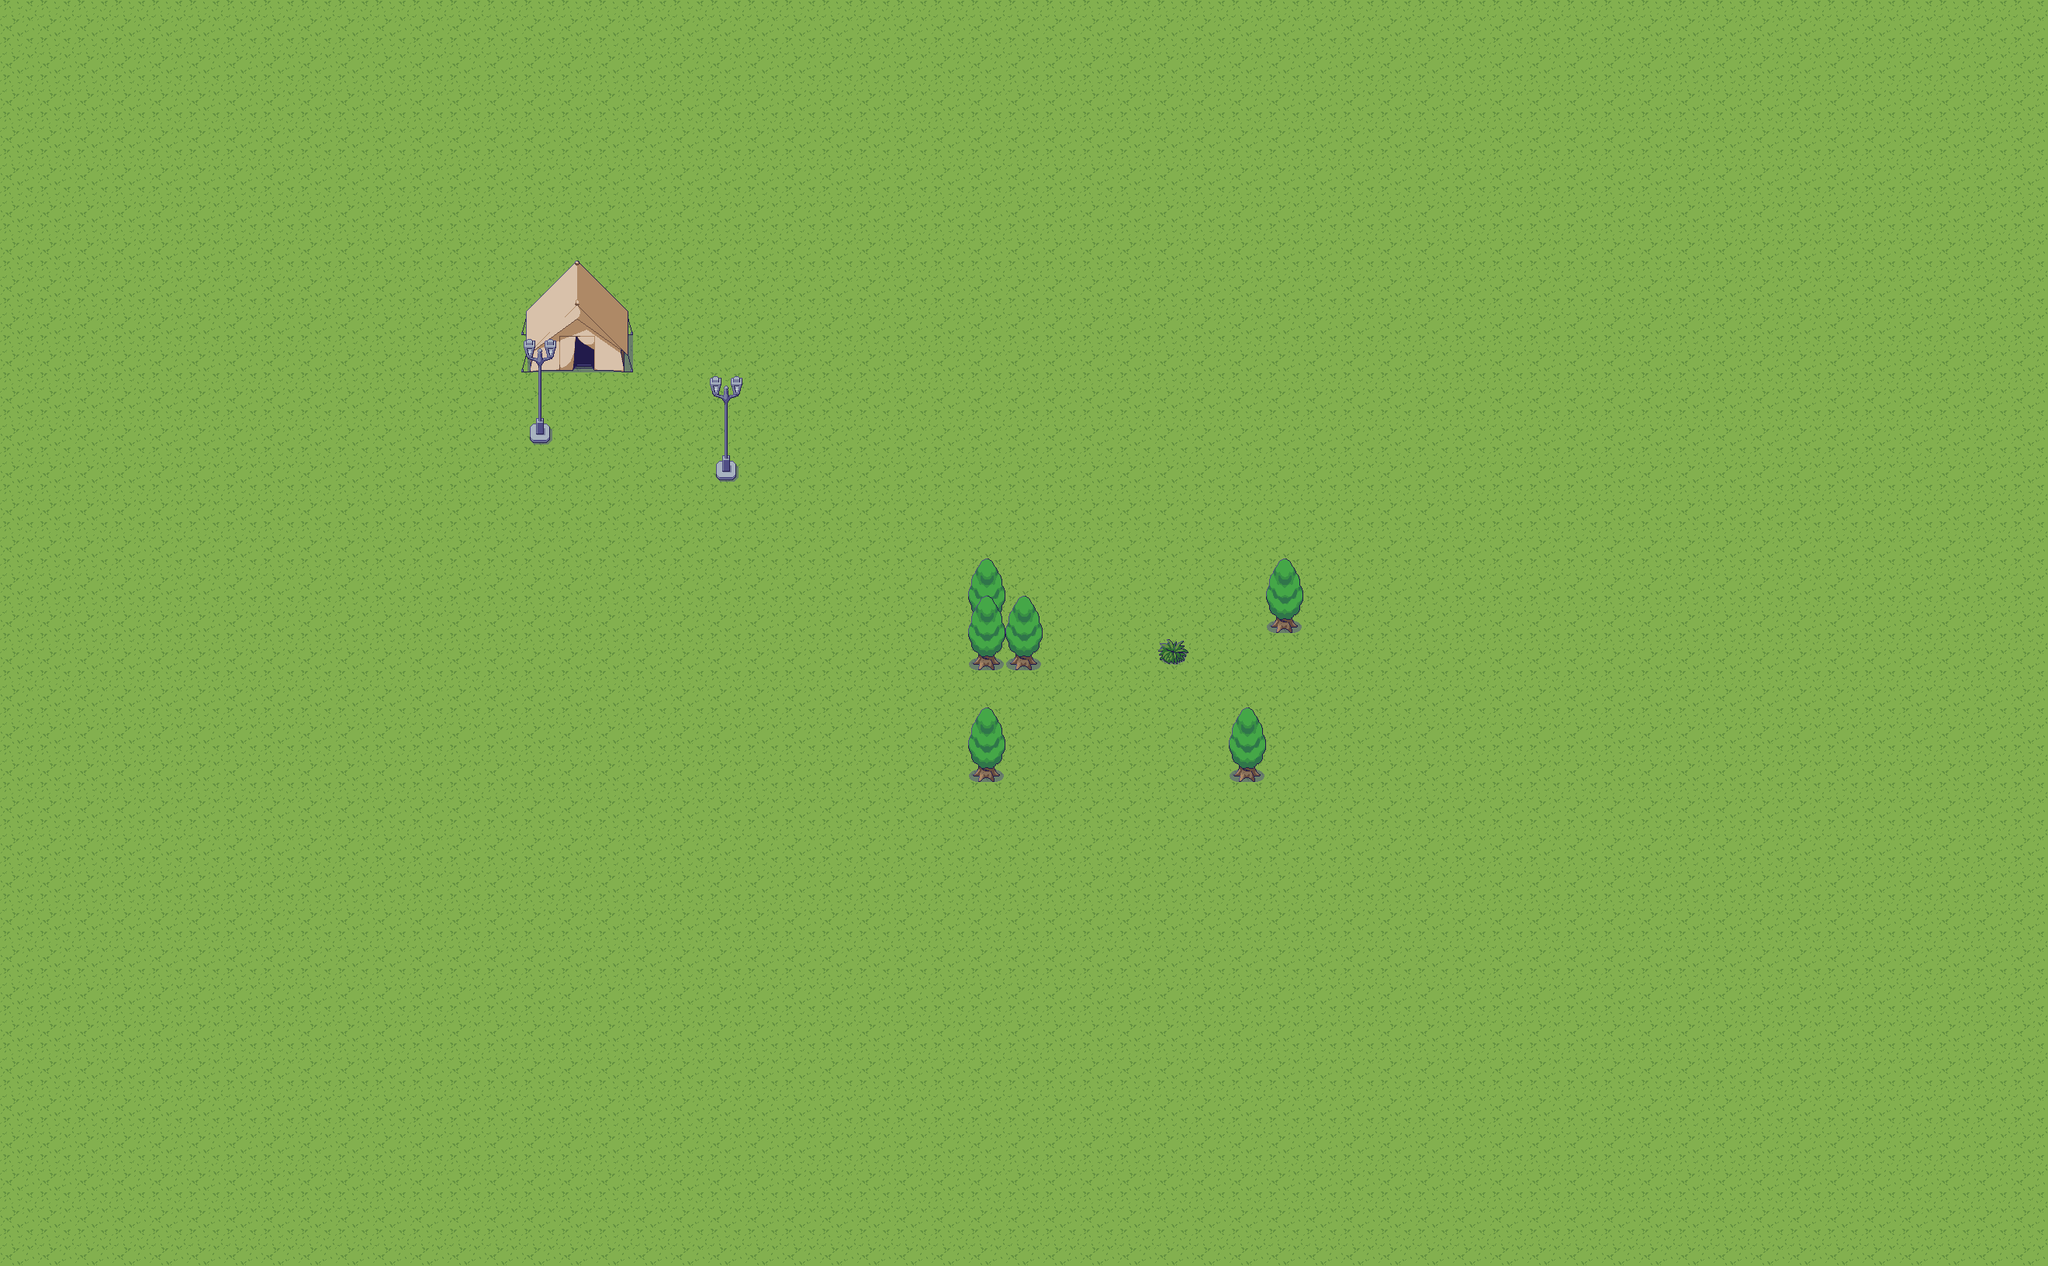

Below is a game level as drawn by its tile map, then a one-line description and the .tmx that defines it (tile-layer data replaced by summaries):
An orthogonal 55x34 tile map with 48x48 px tiles, 3 tile layers (grass, trees, lamp), 3 tilesets and 2 objects (player, interior).

<map version="1.10" tiledversion="1.11.2" orientation="orthogonal" renderorder="right-down" width="55" height="34" tilewidth="48" tileheight="48" infinite="0" nextlayerid="9" nextobjectid="41">
 <editorsettings>
  <export target="exterior..tmj" format="json" />
 </editorsettings>
 <tileset firstgid="1" source="trees.tsx" />
 <tileset firstgid="257" source="ground.tsx" />
 <tileset firstgid="923" source="house.tsx" />
 <layer id="1" name="grass" class="background" width="55" height="34">
  <data>[1870 cells, 1870 non-empty, 1 distinct tile ids]</data>
 </layer>
 <layer id="6" name="trees" class="foreground" width="55" height="34">
  <data>[1870 cells, 21 non-empty, 15 distinct tile ids]</data>
 </layer>
 <layer id="5" name="lamp" class="foreground" width="55" height="34">
  <data>[1870 cells, 7 non-empty, 5 distinct tile ids]</data>
 </layer>
 <objectgroup id="2" name="object">
  <object id="1" name="player" x="879.758" y="640.606">
   <point />
  </object>
  <object id="40" name="interior" x="735.333" y="432.667" width="34" height="38" />
 </objectgroup>
</map>
